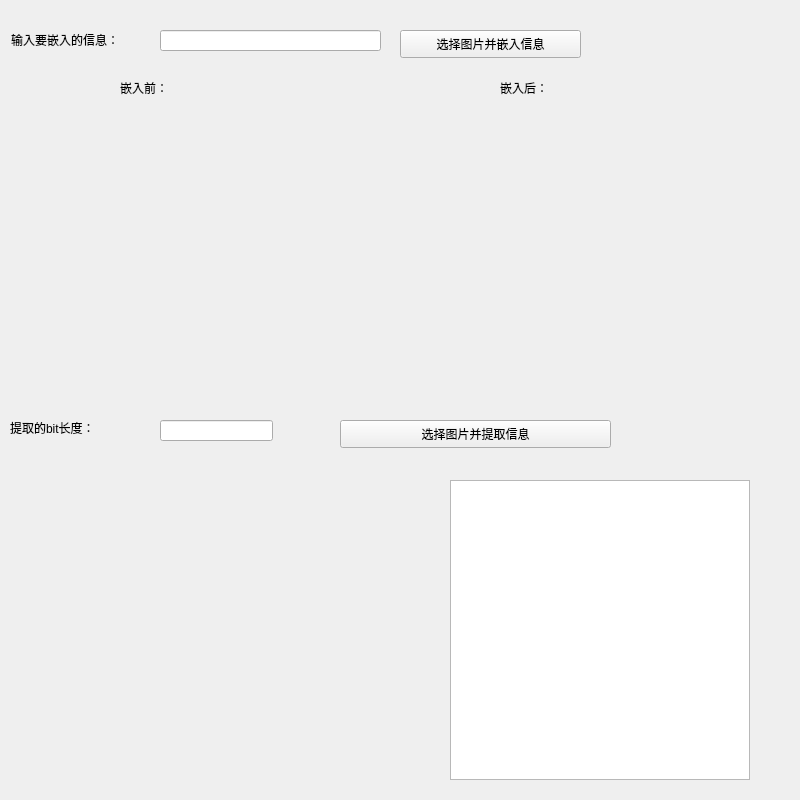
<?xml version="1.0" encoding="UTF-8"?>
<ui version="4.0">
 <class>Form</class>
 <widget class="QWidget" name="Form">
  <property name="geometry">
   <rect>
    <x>0</x>
    <y>0</y>
    <width>800</width>
    <height>800</height>
   </rect>
  </property>
  <property name="windowTitle">
   <string>Form</string>
  </property>
  <widget class="QLineEdit" name="getmsg">
   <property name="geometry">
    <rect>
     <x>160</x>
     <y>30</y>
     <width>221</width>
     <height>21</height>
    </rect>
   </property>
  </widget>
  <widget class="QLabel" name="label">
   <property name="geometry">
    <rect>
     <x>11</x>
     <y>30</y>
     <width>131</width>
     <height>20</height>
    </rect>
   </property>
   <property name="text">
    <string>输入要嵌入的信息：</string>
   </property>
  </widget>
  <widget class="QPushButton" name="bt1">
   <property name="geometry">
    <rect>
     <x>400</x>
     <y>30</y>
     <width>181</width>
     <height>28</height>
    </rect>
   </property>
   <property name="text">
    <string>选择图片并嵌入信息</string>
   </property>
  </widget>
  <widget class="QLabel" name="imgbefore">
   <property name="geometry">
    <rect>
     <x>120</x>
     <y>80</y>
     <width>72</width>
     <height>15</height>
    </rect>
   </property>
   <property name="text">
    <string>嵌入前：</string>
   </property>
  </widget>
  <widget class="QLabel" name="imgafter">
   <property name="geometry">
    <rect>
     <x>500</x>
     <y>80</y>
     <width>72</width>
     <height>15</height>
    </rect>
   </property>
   <property name="text">
    <string>嵌入后：</string>
   </property>
  </widget>
  <widget class="QLabel" name="img1">
   <property name="geometry">
    <rect>
     <x>40</x>
     <y>110</y>
     <width>300</width>
     <height>300</height>
    </rect>
   </property>
   <property name="text">
    <string/>
   </property>
  </widget>
  <widget class="QLabel" name="img2">
   <property name="geometry">
    <rect>
     <x>430</x>
     <y>100</y>
     <width>300</width>
     <height>300</height>
    </rect>
   </property>
   <property name="text">
    <string/>
   </property>
  </widget>
  <widget class="QPushButton" name="bt2">
   <property name="geometry">
    <rect>
     <x>340</x>
     <y>420</y>
     <width>271</width>
     <height>28</height>
    </rect>
   </property>
   <property name="text">
    <string>选择图片并提取信息</string>
   </property>
  </widget>
  <widget class="QLabel" name="img3">
   <property name="geometry">
    <rect>
     <x>50</x>
     <y>470</y>
     <width>300</width>
     <height>300</height>
    </rect>
   </property>
   <property name="text">
    <string/>
   </property>
  </widget>
  <widget class="QLineEdit" name="getlen">
   <property name="geometry">
    <rect>
     <x>160</x>
     <y>420</y>
     <width>113</width>
     <height>21</height>
    </rect>
   </property>
  </widget>
  <widget class="QLabel" name="label_2">
   <property name="geometry">
    <rect>
     <x>10</x>
     <y>420</y>
     <width>121</width>
     <height>16</height>
    </rect>
   </property>
   <property name="text">
    <string>提取的bit长度：</string>
   </property>
  </widget>
  <widget class="QTextBrowser" name="outmsg">
   <property name="geometry">
    <rect>
     <x>450</x>
     <y>480</y>
     <width>300</width>
     <height>300</height>
    </rect>
   </property>
  </widget>
 </widget>
 <resources/>
 <connections>
  <connection>
   <sender>bt1</sender>
   <signal>clicked()</signal>
   <receiver>Form</receiver>
   <slot>bt1def()</slot>
   <hints>
    <hint type="sourcelabel">
     <x>495</x>
     <y>40</y>
    </hint>
    <hint type="destinationlabel">
     <x>679</x>
     <y>42</y>
    </hint>
   </hints>
  </connection>
  <connection>
   <sender>bt2</sender>
   <signal>clicked()</signal>
   <receiver>Form</receiver>
   <slot>bt2def()</slot>
   <hints>
    <hint type="sourcelabel">
     <x>378</x>
     <y>431</y>
    </hint>
    <hint type="destinationlabel">
     <x>567</x>
     <y>419</y>
    </hint>
   </hints>
  </connection>
 </connections>
 <slots>
  <slot>bt1def()</slot>
  <slot>bt2def()</slot>
 </slots>
</ui>
